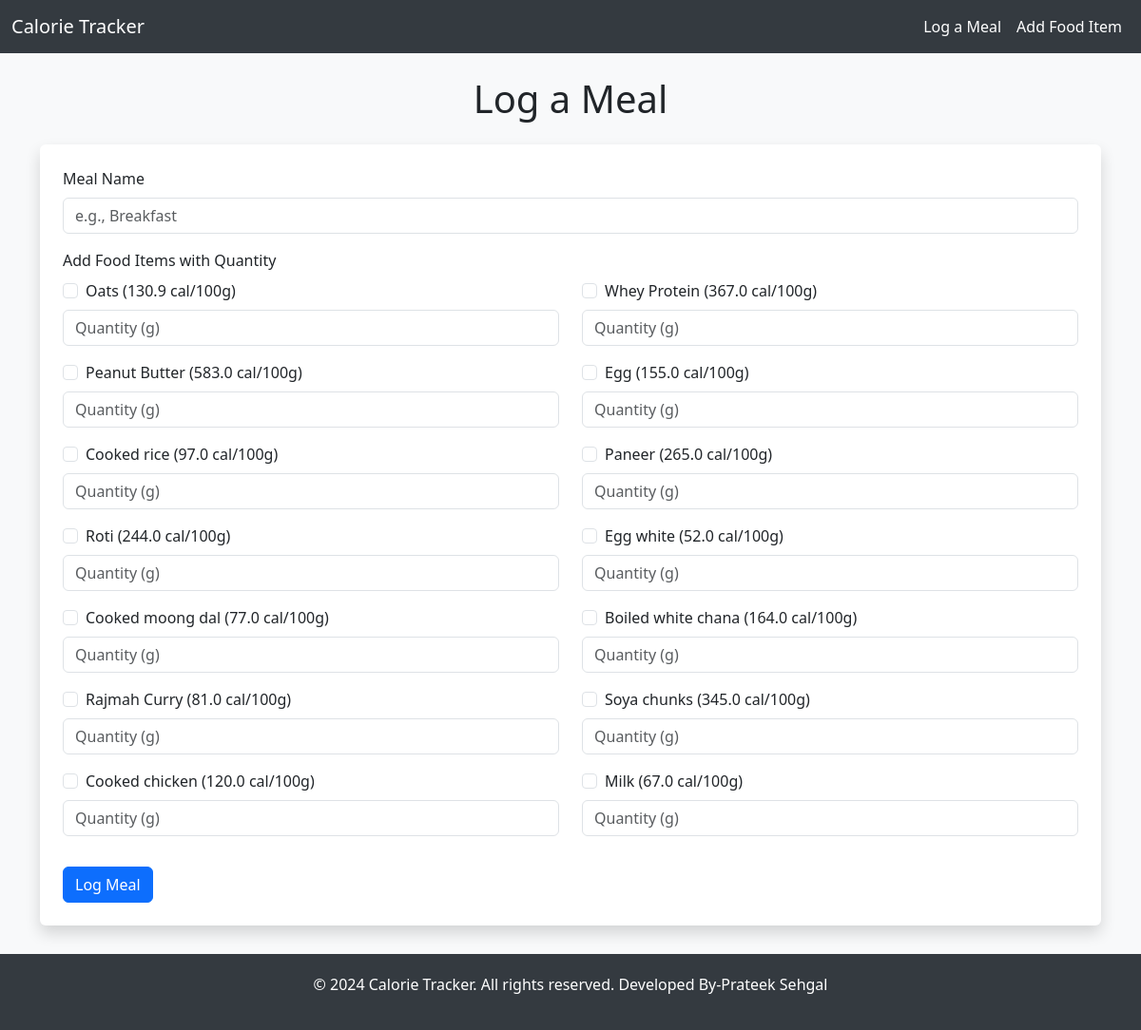
The page /log_meal/ (signed in) on the database its author committed.
### tracker/models.py (models this page shows, shortened)
class FoodItem(models.Model):
    name = models.CharField(max_length=100, unique=True)
    calories = models.FloatField()
    protein = models.FloatField()
    carbs = models.FloatField()
    fats = models.FloatField()
    default_weight = models.FloatField(default=100)

### tracker/views.py (the view, shortened to what this page needs)
# urls.py: path('log_meal/', views.log_meal, name='log_meal'),
@login_required
def log_meal(request):
    food_items = FoodItem.objects.all()
    return render(request, 'tracker/log_meal.html', {'food_items': food_items})

### tracker/templates/tracker/log_meal.html (shortened to what this page needs)
{% extends 'tracker/base.html' %}
{% block content %}
<h1 class="text-center my-4">Log a Meal</h1>
<form method="POST" class="p-4 shadow rounded bg-white">
    <div class="mb-3">
        <label for="meal_name" class="form-label">Meal Name</label>
        <input type="text" name="meal_name" class="form-control" placeholder="e.g., Breakfast" required>
    </div>
    <div class="mb-3">
        <label for="food_items" class="form-label">Add Food Items with Quantity</label>
        <div class="row">
            {% for food in food_items %}
            <div class="col-md-6 mb-3">
                <div class="form-check">
                    <input class="form-check-input" type="checkbox" name="food_item_{{ food.id }}" value="{{ food.id }}">
                    <label class="form-check-label">
                        {{ food.name }} ({{ food.calories }} cal/100g)
                    </label>
                </div>
                <input type="number" class="form-control mt-2" name="quantity_{{ food.id }}" placeholder="Quantity (g)">
            </div>
            {% endfor %}
        </div>
    </div>
    <button type="submit" class="btn btn-primary">Log Meal</button>
</form>
{% endblock %}

### tracker/templates/tracker/base.html (shortened to what this page needs)
<!DOCTYPE html>
<html lang="en">
<head>
    <link href="https://cdn.jsdelivr.net/npm/bootstrap@5.3.0-alpha1/dist/css/bootstrap.min.css" rel="stylesheet">
    <link href="https://cdnjs.cloudflare.com/ajax/libs/font-awesome/6.0.0/css/all.min.css" rel="stylesheet">
</head>
<body>
    <nav class="navbar navbar-expand-lg navbar-dark">
        <div class="container-fluid">
            <a class="navbar-brand" href="/">Calorie Tracker</a>
            <div class="collapse navbar-collapse">
                <ul class="navbar-nav ms-auto">
                    <li class="nav-item">
                        <a class="nav-link" href="{% url 'log_meal' %}">Log a Meal</a>
                    </li>
                    <li class="nav-item">
                        <a class="nav-link" href="{% url 'add_food_item' %}">Add Food Item</a>
                    </li>
                </ul>
            </div>
        </div>
    </nav>
    <div class="container mt-4">
        {% block content %}
        {% endblock %}
    </div>
    <footer>
        <p>&copy; 2024 Calorie Tracker. All rights reserved. Developed By-Prateek Sehgal</p>
    </footer>
</body>
</html>

### tracker/templates/tracker/base.html (style rules this page uses)
body { background-color: #f8f9fa; }
.navbar { background-color: #343a40; }
.navbar-brand, .nav-link { color: #ffffff !important; }
footer { text-align: center; padding: 20px; margin-top: 30px; background-color: #343a40; color: #ffffff; }

### rows shown on the page
FoodItem: name "Oats", calories "130.9"
FoodItem: name "Whey Protein", calories "367.0"
FoodItem: name "Peanut Butter", calories "583.0"
FoodItem: name "Egg", calories "155.0"
FoodItem: name "Cooked rice", calories "97.0"
FoodItem: name "Paneer", calories "265.0"
FoodItem: name "Roti", calories "244.0"
FoodItem: name "Egg white", calories "52.0"
FoodItem: name "Cooked moong dal", calories "77.0"
FoodItem: name "Boiled white chana", calories "164.0"
FoodItem: name "Rajmah Curry", calories "81.0"
FoodItem: name "Soya chunks", calories "345.0"
FoodItem: name "Cooked chicken", calories "120.0"
FoodItem: name "Milk", calories "67.0"
